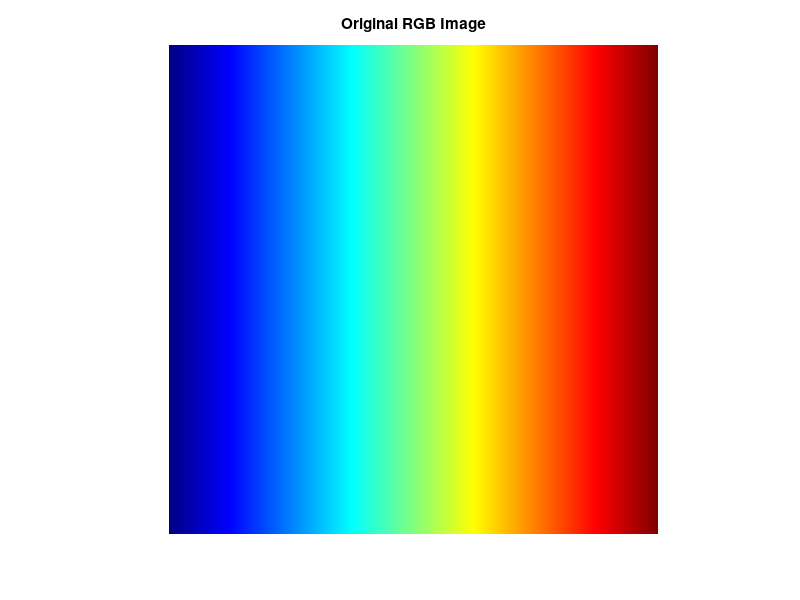

The MATLAB source for this figure:
clear all;
clc;
close all;
pkg load image;
imSize = 200;
RGB = reshape(ones(imSize,1)*reshape(jet(imSize),1,imSize*3),[imSize,imSize,3]);
imshow(RGB)
title('Original RGB Image');

